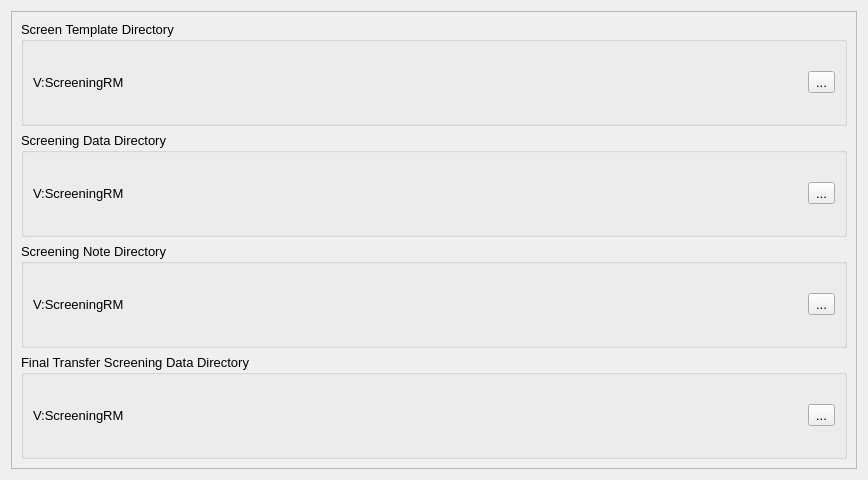
<?xml version="1.0" encoding="UTF-8"?>
<ui version="4.0">
 <class>Dialog</class>
 <widget class="QDialog" name="Dialog">
  <property name="geometry">
   <rect>
    <x>0</x>
    <y>0</y>
    <width>868</width>
    <height>480</height>
   </rect>
  </property>
  <property name="windowTitle">
   <string>Set Paths for Template, Screen Data</string>
  </property>
  <layout class="QGridLayout" name="gridLayout">
   <item row="0" column="0">
    <widget class="QFrame" name="frame">
     <property name="frameShape">
      <enum>QFrame::StyledPanel</enum>
     </property>
     <property name="frameShadow">
      <enum>QFrame::Raised</enum>
     </property>
     <layout class="QGridLayout" name="gridLayout_6">
      <item row="0" column="0">
       <widget class="QGroupBox" name="groupBox">
        <property name="font">
         <font>
          <pointsize>10</pointsize>
         </font>
        </property>
        <property name="title">
         <string>Screen Template Directory</string>
        </property>
        <layout class="QGridLayout" name="gridLayout_2">
         <item row="0" column="0">
          <layout class="QHBoxLayout" name="horizontalLayout">
           <item>
            <widget class="QLabel" name="label">
             <property name="text">
              <string>V:ScreeningRM</string>
             </property>
            </widget>
           </item>
           <item>
            <widget class="QToolButton" name="toolButton">
             <property name="text">
              <string>...</string>
             </property>
            </widget>
           </item>
          </layout>
         </item>
        </layout>
       </widget>
      </item>
      <item row="1" column="0">
       <widget class="QGroupBox" name="groupBox_2">
        <property name="font">
         <font>
          <pointsize>10</pointsize>
         </font>
        </property>
        <property name="title">
         <string>Screening Data Directory</string>
        </property>
        <layout class="QGridLayout" name="gridLayout_3">
         <item row="0" column="0">
          <layout class="QHBoxLayout" name="horizontalLayout_2">
           <item>
            <widget class="QLabel" name="label_2">
             <property name="text">
              <string>V:ScreeningRM</string>
             </property>
            </widget>
           </item>
           <item>
            <widget class="QToolButton" name="toolButton_2">
             <property name="text">
              <string>...</string>
             </property>
            </widget>
           </item>
          </layout>
         </item>
        </layout>
       </widget>
      </item>
      <item row="2" column="0">
       <widget class="QGroupBox" name="groupBox_3">
        <property name="font">
         <font>
          <pointsize>10</pointsize>
         </font>
        </property>
        <property name="title">
         <string>Screening Note Directory</string>
        </property>
        <layout class="QGridLayout" name="gridLayout_4">
         <item row="0" column="0">
          <layout class="QHBoxLayout" name="horizontalLayout_3">
           <item>
            <widget class="QLabel" name="label_3">
             <property name="text">
              <string>V:ScreeningRM</string>
             </property>
            </widget>
           </item>
           <item>
            <widget class="QToolButton" name="toolButton_3">
             <property name="text">
              <string>...</string>
             </property>
            </widget>
           </item>
          </layout>
         </item>
        </layout>
       </widget>
      </item>
      <item row="3" column="0">
       <widget class="QGroupBox" name="groupBox_4">
        <property name="font">
         <font>
          <pointsize>10</pointsize>
         </font>
        </property>
        <property name="title">
         <string>Final Transfer Screening Data Directory</string>
        </property>
        <layout class="QGridLayout" name="gridLayout_5">
         <item row="0" column="0">
          <layout class="QHBoxLayout" name="horizontalLayout_4">
           <item>
            <widget class="QLabel" name="label_4">
             <property name="text">
              <string>V:ScreeningRM</string>
             </property>
            </widget>
           </item>
           <item>
            <widget class="QToolButton" name="toolButton_4">
             <property name="text">
              <string>...</string>
             </property>
            </widget>
           </item>
          </layout>
         </item>
        </layout>
       </widget>
      </item>
     </layout>
    </widget>
   </item>
  </layout>
 </widget>
 <resources/>
 <connections/>
</ui>
